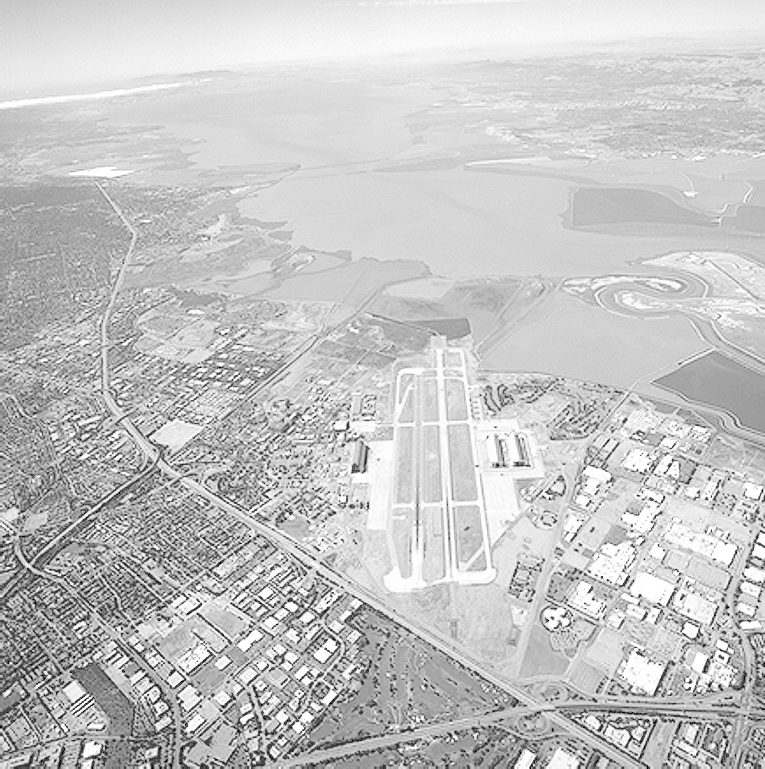
#> input picture runway.png, 765 x 769 px
$ python question6_sobel_comparison.py   (older library calls are emulated)
#> lines starting #> are read from the running program, lines starting #| are printed output that depends on the picture
import numpy as np
from PIL import Image
import cv2
import matplotlib.pyplot as plt

# Load the grayscale runway image
img = Image.open('runway.png').convert('L')
arr = np.asarray(img, dtype=np.float32)

# Compute DoG gradients (from previous work)
sigma = 2.0
size = 5
half = size // 2
x = np.arange(-half, half+1, dtype=np.float64)
y = np.arange(-half, half+1, dtype=np.float64)
xx, yy = np.meshgrid(x, y, indexing='xy')
G = np.exp(-(xx**2 + yy**2)/(2*sigma**2)) / (2*np.pi*sigma**2)
Gx = -xx / (sigma**2) * G
Gy = -yy / (sigma**2) * G

grad_x_dog = cv2.filter2D(arr, -1, Gx)
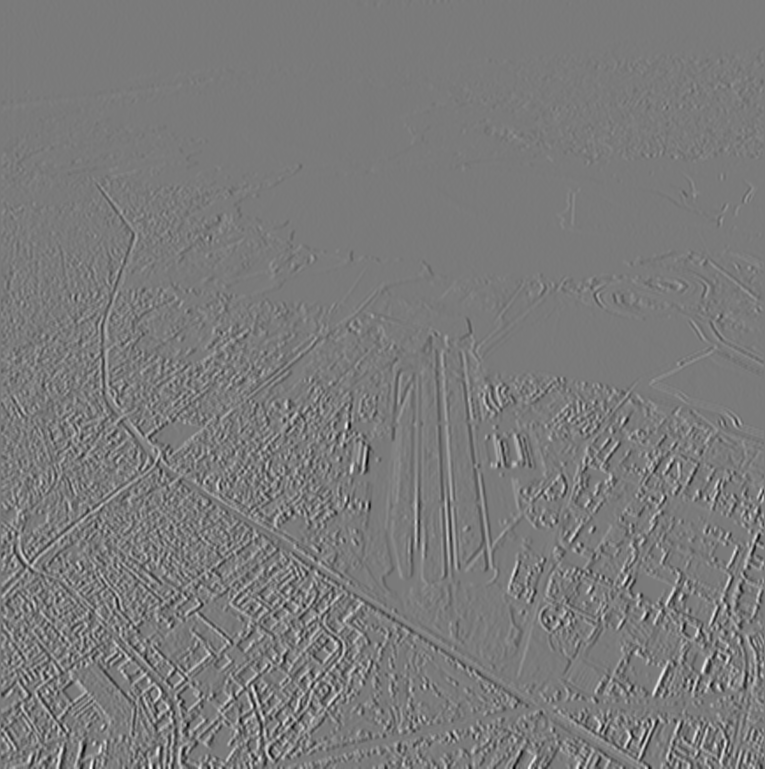
#> grad_x_dog: shape (769, 765) float32; min -16.39, max 17.63, mean -0.00797; drawn with min black and max white
grad_y_dog = cv2.filter2D(arr, -1, Gy)
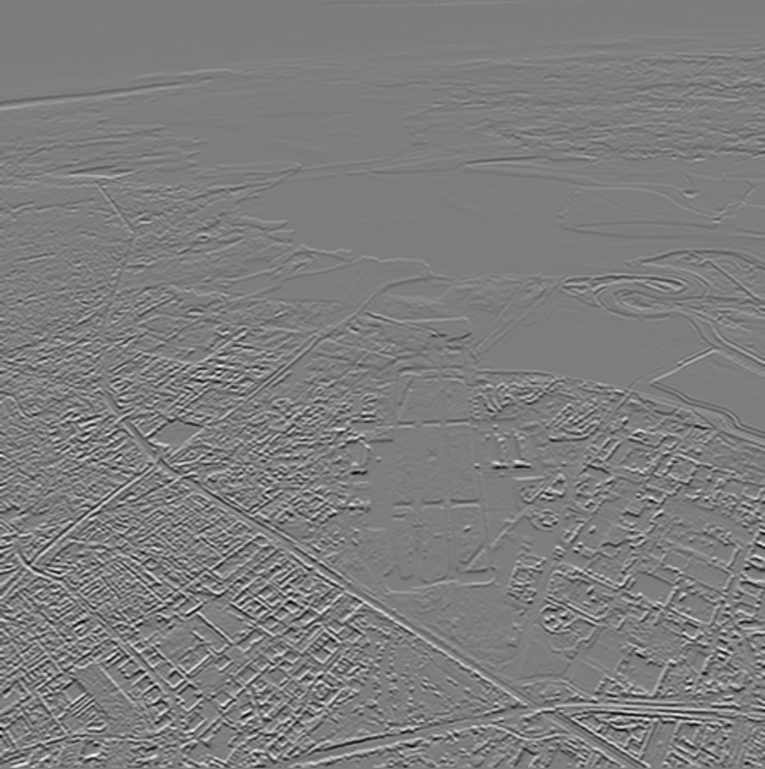
#> grad_y_dog: shape (769, 765) float32; min -15.44, max 15.85, mean 0.024; drawn with min black and max white
grad_mag_dog = np.sqrt(grad_x_dog**2 + grad_y_dog**2)
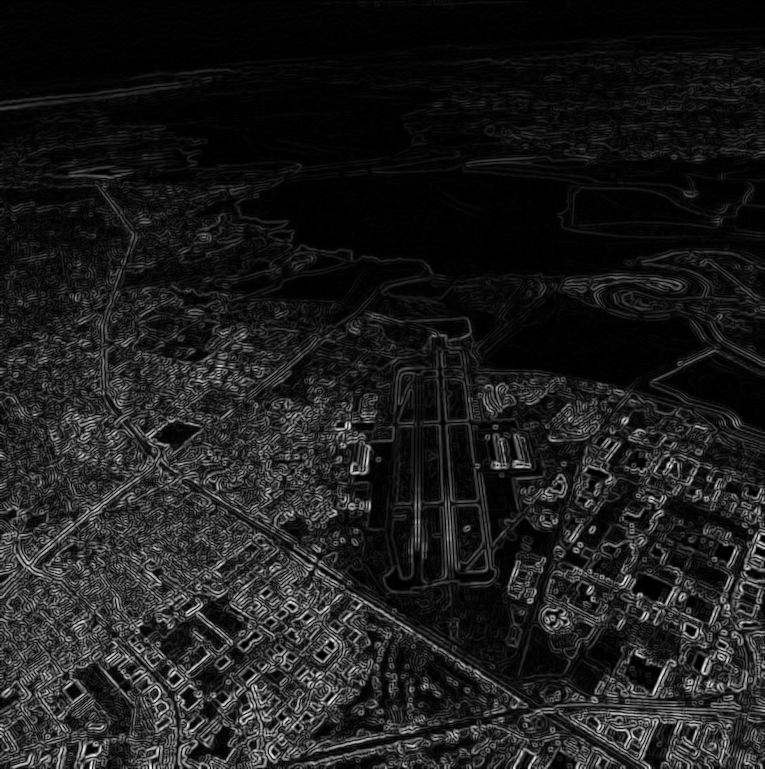
#> grad_mag_dog: shape (769, 765) float32; min 5.47e-08, max 17.63, mean 2.01; drawn with min black and max white

# Compute Sobel gradients
grad_x_sobel = cv2.Sobel(arr, cv2.CV_32F, 1, 0, ksize=5)
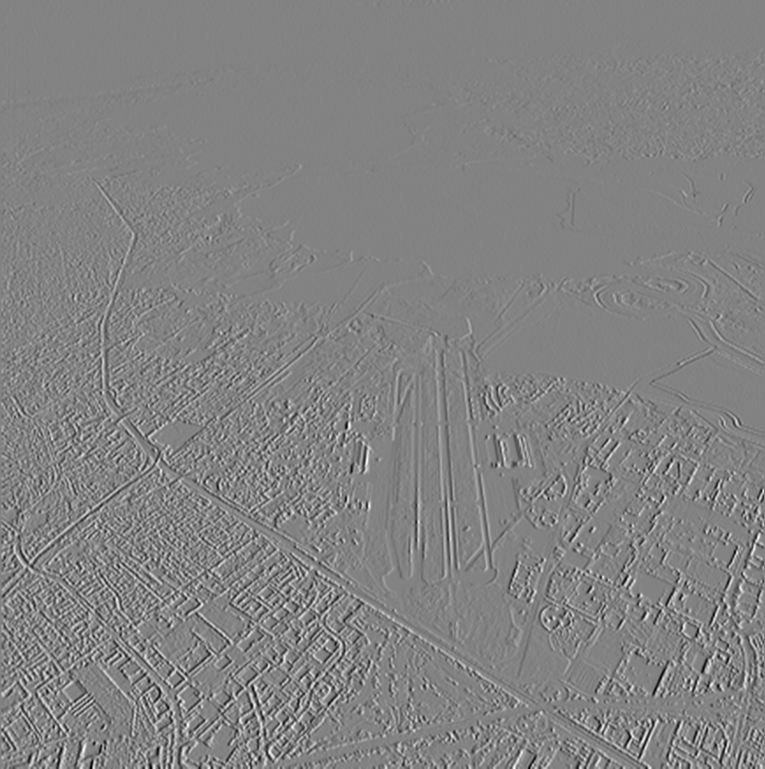
#> grad_x_sobel: shape (769, 765) float32; min -9652, max 9177, mean 3.9; drawn with min black and max white
grad_y_sobel = cv2.Sobel(arr, cv2.CV_32F, 0, 1, ksize=5)
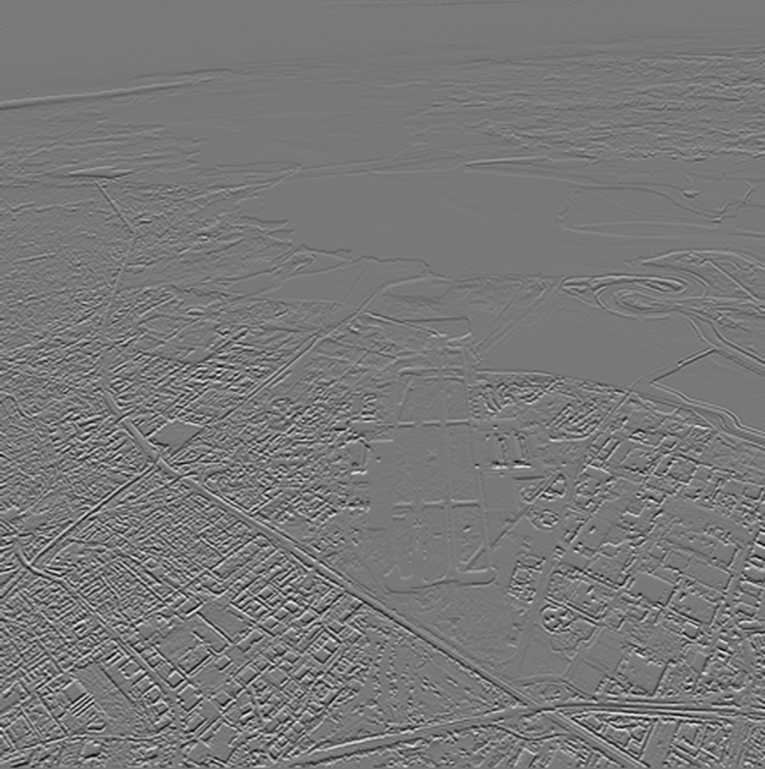
#> grad_y_sobel: shape (769, 765) float32; min -8941, max 9904, mean -11.7; drawn with min black and max white
grad_mag_sobel = np.sqrt(grad_x_sobel**2 + grad_y_sobel**2)

# Normalize for visualization
def normalize(img):
    min_val, max_val = img.min(), img.max()
#> min_val = -16.39; max_val = 17.63
    return ((img - min_val) / (max_val - min_val) * 255).astype(np.uint8)

grad_x_dog_norm = normalize(grad_x_dog)
grad_y_dog_norm = normalize(grad_y_dog)
grad_mag_dog_norm = normalize(grad_mag_dog)
grad_x_sobel_norm = normalize(grad_x_sobel)
grad_y_sobel_norm = normalize(grad_y_sobel)
grad_mag_sobel_norm = normalize(grad_mag_sobel)

# Create comparison plot
fig, axes = plt.subplots(2, 4, figsize=(16, 8))

axes[0,0].imshow(arr, cmap='gray')
axes[0,0].set_title('Original Grayscale')
axes[0,0].axis('off')

axes[0,1].imshow(grad_x_dog_norm, cmap='gray')
axes[0,1].set_title('DoG Grad X')
axes[0,1].axis('off')

axes[0,2].imshow(grad_y_dog_norm, cmap='gray')
axes[0,2].set_title('DoG Grad Y')
axes[0,2].axis('off')

axes[0,3].imshow(grad_mag_dog_norm, cmap='gray')
axes[0,3].set_title('DoG Magnitude')
axes[0,3].axis('off')

axes[1,0].imshow(arr, cmap='gray')
axes[1,0].set_title('Original Grayscale')
axes[1,0].axis('off')

axes[1,1].imshow(grad_x_sobel_norm, cmap='gray')
axes[1,1].set_title('Sobel Grad X')
axes[1,1].axis('off')

axes[1,2].imshow(grad_y_sobel_norm, cmap='gray')
axes[1,2].set_title('Sobel Grad Y')
axes[1,2].axis('off')

axes[1,3].imshow(grad_mag_sobel_norm, cmap='gray')
axes[1,3].set_title('Sobel Magnitude')
axes[1,3].axis('off')

plt.tight_layout()
plt.savefig('question6_sobel_comparison.png', dpi=150, bbox_inches='tight')
print('Saved question6_sobel_comparison.png')

# Quantitative comparison
mean_diff_x = np.mean(np.abs(grad_x_dog_norm.astype(np.float32) - grad_x_sobel_norm.astype(np.float32)))
#> mean_diff_x = 21.44
mean_diff_y = np.mean(np.abs(grad_y_dog_norm.astype(np.float32) - grad_y_sobel_norm.astype(np.float32)))
#> mean_diff_y = 23.88
mean_diff_mag = np.mean(np.abs(grad_mag_dog_norm.astype(np.float32) - grad_mag_sobel_norm.astype(np.float32)))
#> mean_diff_mag = 5.88

print(f"Mean absolute difference in Grad X: {mean_diff_x:.2f}")
#| Mean absolute difference in Grad X: 21.44
print(f"Mean absolute difference in Grad Y: {mean_diff_y:.2f}")
#| Mean absolute difference in Grad Y: 23.88
print(f"Mean absolute difference in Grad Magnitude: {mean_diff_mag:.2f}")
#| Mean absolute difference in Grad Magnitude: 5.88

print("\nComments on differences:")
print("- DoG provides smoother gradients due to Gaussian smoothing, reducing noise sensitivity.")
print("- Sobel uses finite differences and is more sensitive to noise.")
print("- DoG gradients are typically smaller in magnitude and more blurred.")
print("- Sobel is faster to compute and commonly used for edge detection.")
